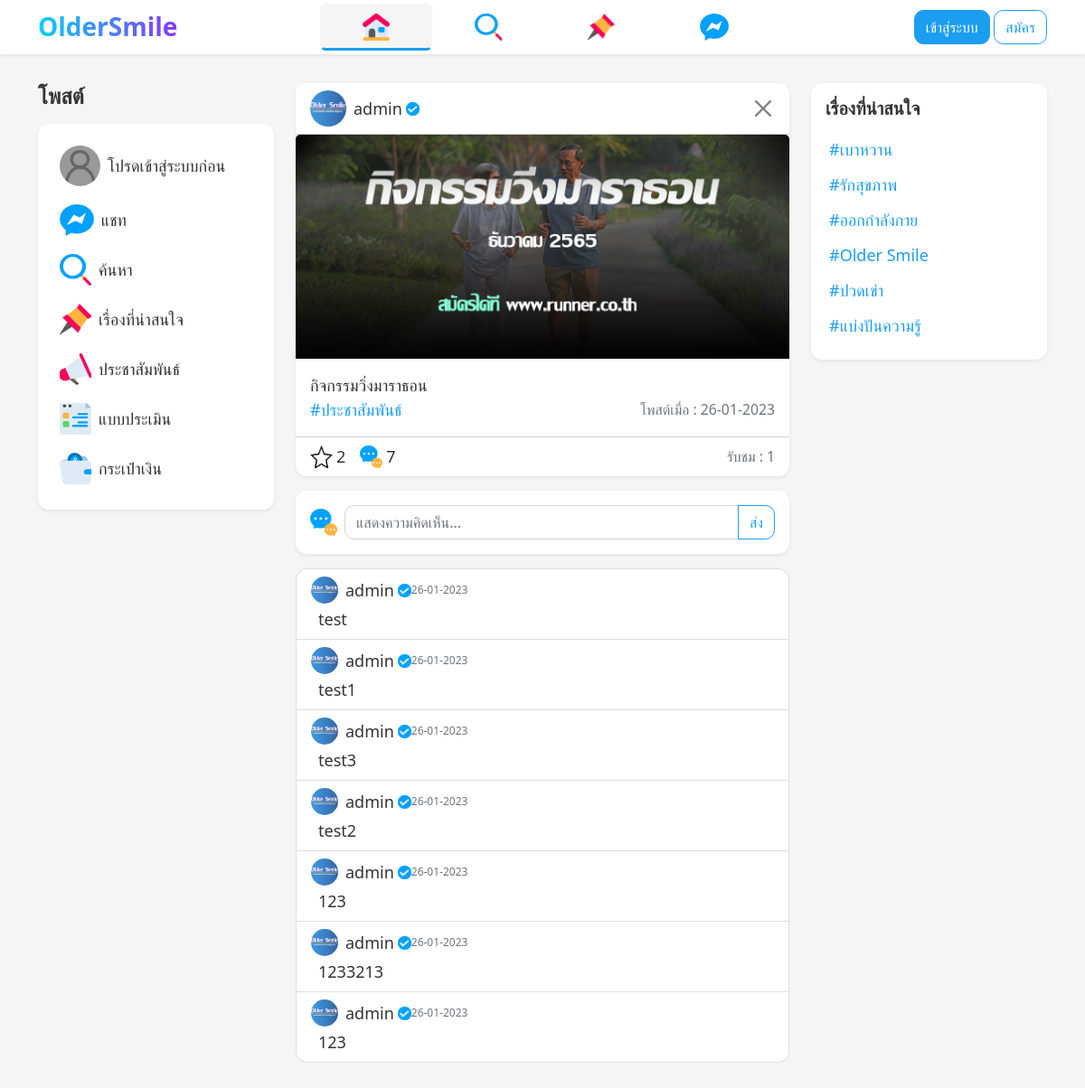
The page /post_detail.php?id=8 on the database its author committed.
### tables this page shows
CREATE TABLE `post` (
  `post_id` int(11) NOT NULL,
  `user_id` int(11) NOT NULL,
  `cat_id` int(11) NOT NULL,
  `post_body` text NOT NULL,
  `post_media` varchar(60) NOT NULL,
  `post_created` varchar(30) NOT NULL
);

CREATE TABLE `user` (
  `user_id` int(11) NOT NULL,
  `user_name` varchar(255) NOT NULL,
  `user_dob` varchar(20) NOT NULL,
  `user_gender` varchar(10) NOT NULL,
  `user_tel` varchar(13) NOT NULL,
  `user_role` varchar(10) NOT NULL,
  `user_pass` varchar(60) NOT NULL,
  `user_wallet` decimal(8,2) NOT NULL,
  `user_image` varchar(60) NOT NULL
);

CREATE TABLE `category` (
  `cat_id` int(11) NOT NULL,
  `cat_name` varchar(255) NOT NULL
);

CREATE TABLE `comment` (
  `com_id` int(11) NOT NULL,
  `post_id` int(11) NOT NULL,
  `user_id` int(11) NOT NULL,
  `com_body` text NOT NULL,
  `com_created` varchar(30) NOT NULL
);

### conn.php (called while the page is built, shortened)
<?php
$host = 'localhost';
$user = 'root';
$pass = '';
$dbname = 'oldersmile_260166';
$conn = mysqli_connect($host, $user, $pass, $dbname);
mysqli_query($conn,"SET NAMES UTF8");
$my_id = (isset($_SESSION['my_id']))?$_SESSION['my_id']:'0';
mysqli_query($conn, "DELETE FROM advert WHERE ad_point <= 0");
$cat_all = mysqli_query($conn, "SELECT * FROM category WHERE NOT cat_id = 1");

### post_detail.php (the view, shortened to what this page needs)
<?php
include('conn.php');
$sql_post = "SELECT *,
    (SELECT SUM(post_like) FROM post_like WHERE post_id = p.post_id) AS post_like,
    (SELECT COUNT(*) FROM view_post WHERE post_id = p.post_id) AS view_post,
    (SELECT COUNT(*) FROM comment WHERE post_id = p.post_id) AS comment
FROM post AS p
    LEFT JOIN user AS u
    ON u.user_id = p.user_id
    LEFT JOIN category AS c
    ON c.cat_id = p.cat_id
WHERE p.post_id = {$_GET['id']}
GROUP BY p.post_id
ORDER BY p.post_id DESC";
$query_post = mysqli_query($conn, $sql_post);
$post = mysqli_fetch_assoc($query_post);
$query_com = mysqli_query($conn, "SELECT * FROM comment AS c LEFT JOIN user AS u ON c.user_id = u.user_id WHERE c.post_id = {$_GET['id']}");
?>
<!DOCTYPE html>
<html lang="en">
<head>
    <link rel="stylesheet" href="boostrap/bootstrap.min.css">
    <link rel="stylesheet" href="css/base.css">
    <link rel="stylesheet" href="css/style.css">
</head>
<body>
    <?php include('component/navbar.php'); ?>
    <div class="container pb-5">
        <div class="row gy-3 mt-2 mt-lg-3">
            <div class="col-md-4 col-lg-3 d-none d-md-block">
                <?php include('component/sidebar.php'); ?>
            </div>
            <div class="col-md-8 col-lg-6">
                <div class="card shadow-sm mb-3">
                    <div class="card-header bg-white d-flex align-items-center justify-content-between">
                        <a href="user_profile.php?id=<?php echo $post['user_id'] ?>" class="d-flex align-items-center">
                            <img src="img/<?php echo $post['user_image'] ?>" alt="" class="rounded-circle me-2" width="40" height="40">
                            <p><?php echo $post['user_name'] ?></p>
                            <?php if($post['user_role'] == 'admin' OR $post['user_role'] == 'partner') : ?>
                            <img src="icon/verify.png" alt="" class="ms-1" width="15" height="15">
                            <?php endif; ?>
                        </a>
                        <?php if($post['user_role'] == 'admin' OR $post['user_role'] == $my_id): ?>
                        <a href="post_proc/post_del_proc.php?id=<?php echo $post['user_id'] ?>" class="btn-close" onclick="return confirm('คุณแน่ใจหรือไม่ว่าจะลบ?')"></a>
                        <?php endif; ?>
                    </div>
                    <?php if($post['post_media']) : ?>
                        <?php if(end(explode('.',$post['post_media'])) == 'mp4') : ?>
                                <video src="img/<?php echo $post['post_media'] ?>" controls muted autoplay type="video/*,video/mp4"></video>
                            <?php else: ?>
                                <a href="post_detail.php?id=<?php echo $post['post_id'] ?>"><img src="img/<?php echo $post['post_media'] ?>" alt="" class="card-img-top"></a>
                        <?php endif; ?>
                    <?php endif; ?>
                    <div class="card-body">
                        <a href="post_detail.php?id=<?php echo $post['post_id'] ?>">
                            <p><?php echo $post['post_body'] ?></p>
                        </a>
                        <div class="d-flex align-items-center justify-content-between">
                            <a href="index.php?cat_id=<?php echo $post['cat_id'] ?>&cat_name=<?php echo $post['cat_name'] ?>" class="text-primary">#<?php echo $post['cat_name'] ?></a>
                            <small class="text-muted">โพสต์เมื่อ : <?php echo $post['post_created'] ?></small>
                        </div>
                    </div>
                    <div class="card-footer bg-white d-flex align-items-center justify-content-between">
                        <div class="d-flex align-items-center">
                            <div class="d-flex align-items-center me-3">
                                <?php
                                $query_like = mysqli_query($conn, "SELECT * FROM post_like WHERE post_id = {$post['post_id']} AND user_id = {$my_id} AND post_like > 0");
                                if(mysqli_num_rows($query_like) > 0):
                                ?>
                                <a href="#!" class="d-flex align-items-center like" id="<?php echo $post['post_id'] ?>">
                                    <img src="icon/star-fill.png" alt="" class="me-1" width="25" height="25">
                                    <p><?php echo ($post['post_like'])?$post['post_like']:'0' ?></p>
                                </a>
                                <?php else: ?>
                                <a href="#!" class="d-flex align-items-center unlike" id="<?php echo $post['post_id'] ?>">
                                    <img src="icon/star.png" alt="" class="me-1" width="25" height="25">
                                    <p><?php echo ($post['post_like'])?$post['post_like']:'0' ?></p>
                                </a>
                                <?php endif; ?>
                            </div>
                            <a href="post_detail.php?id=<?php echo $post['post_id'] ?>" class="d-flex align-items-center">
                                <img src="icon/comment.png" alt="" class="me-1" width="25" height="25">
                                <p><?php echo ($post['comment'])?$post['comment']:'0' ?></p>
                            </a>
                        </div>
                        <small class="text-muted">รับชม : <?php echo $post['view_post'] ?></small>
                    </div>
                </div>
                <div class="card shadow-sm mb-3">
                    <div class="card-body">
                        <form action="post_proc/com_add_proc.php" method="post" class="d-flex align-items-center">
                            <img src="icon/comment.png" alt="" width="30" heigth="30" class="me-2">
                            <div class="input-group">
                                <input type="text" name="com_body" id="" required placeholder="แสดงความคิดเห็น..." class="form-control">
                                <button type="submit" class="btn btn-outline-primary">ส่ง</button>
                            </div>
                        </form>
                    </div>
                </div>
                <ul class="list-group">
                    <?php foreach($query_com aS $com): ?>
                    <li class="list-group-item list-group-item-action">
                        <a href="user_profile.php?id=<?php echo  $com['user_id'] ?>" class="d-flex align-items-center">
                            <img src="img/<?php echo  $com['user_image'] ?>" alt="" class="rounded-circle me-2" width="30" height="30">
                            <p><?php echo  $com['user_name'] ?></p>
                            <?php if( $com['user_role'] == 'admin' OR  $com['user_role'] == 'partner') : ?>
                            <img src="icon/verify.png" alt="" class="ms-1" width="15" height="15">
                            <?php endif; ?>
                            <small class="text-muted" style="font-size:12px;"><?php echo $com['com_created'] ?></small>
                        </a>
                        <p class="mt-1 ms-2"><?php echo $com['com_body'] ?></p>
                    </li>
                    <?php endforeach; ?>
                </ul>
            </div>
            <div class="col-md-3 d-none d-lg-block">
                <?php include('component/aside.php'); ?>
            </div>
        </div>
    </div>
</body>
</html>

### component/aside.php (shortened to what this page needs)
<div class="card shadow-sm position-sticky" style="top:70px">
    <div class="card-body cat_bar">
        <h5 class="mb-3">เรื่องที่น่าสนใจ</h5>
        <?php foreach($cat_all as $cat2): ?>
        <a href="index.php?cat_id=<?php echo $cat2['cat_id'] ?>&cat_name=<?php echo $cat2['cat_name'] ?>" class="rounded-4 d-block mb-1 p-1 text-primary">#<?php echo $cat2['cat_name'] ?></a>
        <?php endforeach; ?>
    </div>
</div>

### css/base.css (style rules this page uses)
body { background-color: #f5f5f5!important; font-family: system-ui, -apple-system, BlinkMacSystemFont, 'Segoe UI', Roboto, Oxygen, Ubuntu, Cantarell, 'Open Sans', 'Helvetica Neue', sans-serif!important; font-size: 18px!important; font-weight: 500!important; margin: 0!important; padding: 0!important; }
h1,h2,h3,h4,h5,h6 { font-weight: 600!important; }
ul li { list-style: none!important; }
img, video { object-fit: cover!important; }
.rounded-4 { border-radius: 0.8rem!important; }
.btn, .form-control, .form-select, .form-control-plaintext { border-radius: 0.65rem!important; }
.text-primary { color: #1b9df0!important; }
.btn-outline-primary { background-color: transparent!important; color: #1b9df0!important; border-color: #1b9df0!important; }
.input-group input[type=text].form-control { border-top-right-radius: 0!important; border-bottom-right-radius: 0!important; }
.input-group .btn { border-top-left-radius: 0!important; border-bottom-left-radius: 0!important; }

### css/style.css (style rules this page uses)
body { background-image: url()!important; background-position: top left!important; background-repeat: no-repeat!important; background-size: cover!important; background-attachment: fixed!important; }
.container { max-width: 1140px!important; }
.active-menu a, .cat_bar a, .navbar ul .nav-link { transition: all 0.2s!important; }
.card { border-radius: 0.8rem!important; background-color: #fff!important; border: none!important; }
.card-header, .modal-content, .list-group { border-top-left-radius: 0.8rem!important; border-top-right-radius: 0.8rem!important; }
.card-footer, .modal-content, .list-group { border-bottom-left-radius: 0.8rem!important; border-bottom-right-radius: 0.8rem!important; }

### rows shown on the page
post: user.user_image (picture), user.user_name "admin", post_media (picture), post_body "กิจกรรมวิ่งมาราธอน", cat.cat_name "ประชาสัมพันธ์", post_created "26-01-2023"
comment: user.user_image (picture), user.user_name "admin", com_created "26-01-2023", com_body "test"
comment: user.user_image (picture), user.user_name "admin", com_created "26-01-2023", com_body "test1"
comment: user.user_image (picture), user.user_name "admin", com_created "26-01-2023", com_body "test3"
comment: user.user_image (picture), user.user_name "admin", com_created "26-01-2023", com_body "test2"
comment: user.user_image (picture), user.user_name "admin", com_created "26-01-2023", com_body "123"
comment: user.user_image (picture), user.user_name "admin", com_created "26-01-2023", com_body "1233213"
comment: user.user_image (picture), user.user_name "admin", com_created "26-01-2023", com_body "123"
category: cat_name "เบาหวาน"
category: cat_name "รักสุขภาพ"
category: cat_name "ออกกำลังกาย"
category: cat_name "Older Smile"
category: cat_name "ปวดเข่า"
category: cat_name "แบ่งปันความรู้"

### other values the page prints
$post['post_like'] "2"
$post['comment'] "7"
$post['view_post'] "1"
